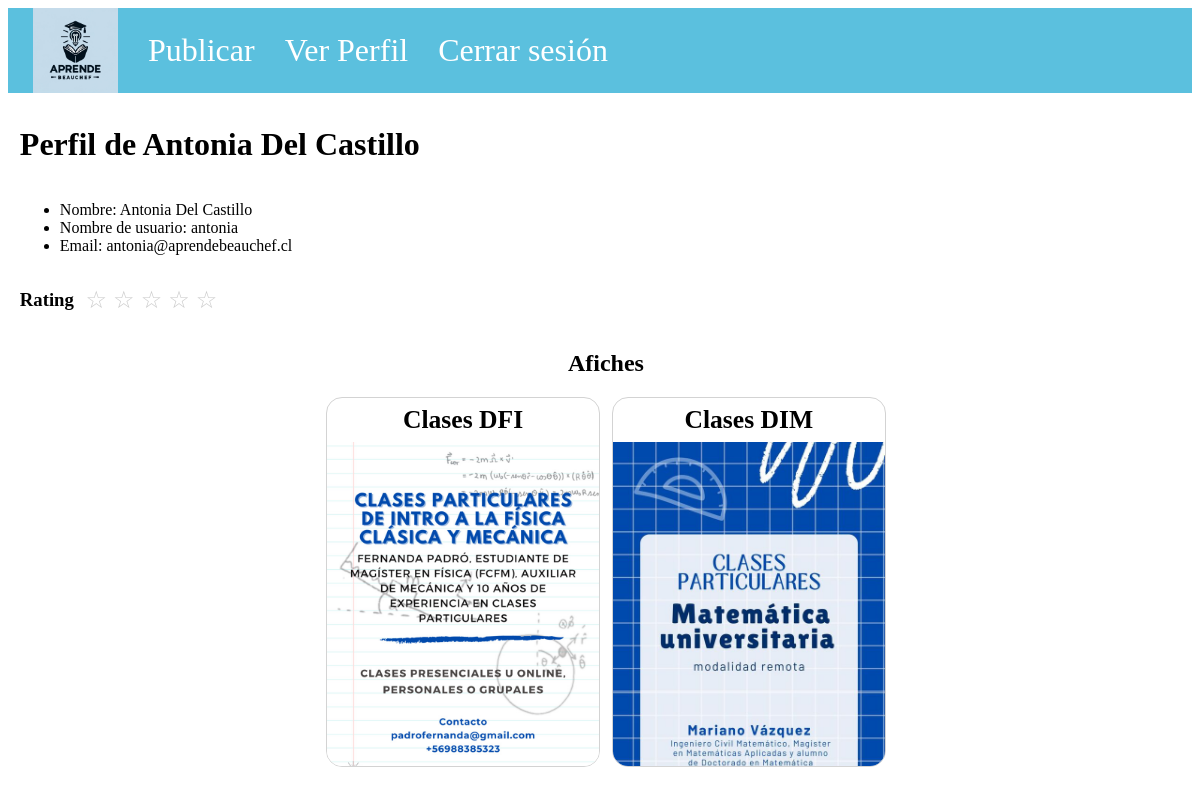
The app's page /profile/antonia/, older data.
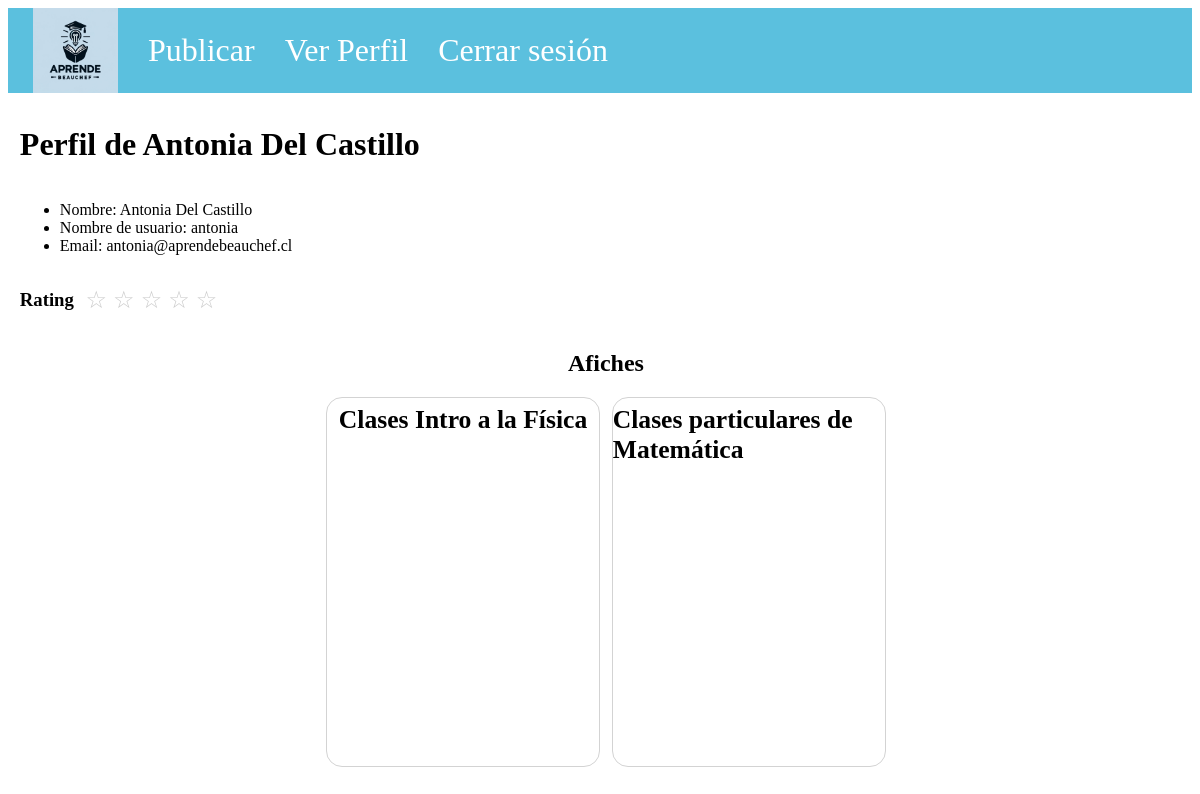
The same page, newer data.
### baseapp/models.py (models this page shows)
class Afiche(models.Model):
    url = models.FileField(upload_to='uploads/', editable=True)
    descripcion = models.CharField(max_length=200, blank=True)
    nombre = models.CharField(max_length=200)
    precio = models.IntegerField(default=0, editable=True)

### baseapp/views.py (the view)
# urls.py: path("profile/<str:tutorUsername>/", views.profile_view, name="profile"),
def profile_view(request, tutorUsername):
    user=request.user
    if user.username != tutorUsername:
        try:
            user = Usuario.objects.get(username=tutorUsername)
        except Usuario.DoesNotExist:
            print("Usuario does not exist")  # Debug line
            return HttpResponse("Usuario no existe")
    try:
        tutor = Tutor.objects.get(usuario=user)
        publicaciones = Publica.objects.filter(dicta__tutor=tutor).select_related('afiche')
        afiches = [publicacion.afiche for publicacion in publicaciones]
    except Tutor.DoesNotExist:
        tutor = None
        afiches = None
    return render(request, "profile.html", {'user': user, 'afiches': afiches, 'requesting_user': request.user})

### baseapp/static/templates/profile.html (shortened to what this page needs)
{%extends 'base_navbar.html'%}
{%block stylesheets%}
<link rel="stylesheet" type="text/css" href="/static/css/profile.css">
{%endblock%}
{%block content%}
<div class="profile-content">
    <div class="user-tittle">
        <h1 class="user-profile">Perfil de {{user.name}}</h1>
    </div>
    <div class="user-info">
        <ul>
            <li id="nombre">Nombre: {{user.name}}</li>
            <li id="username">Nombre de usuario: {{user.username}}</li>
            <li id="email">Email: {{user.email}}</li>
        </ul>
    </div>
    {%if afiches is not None%}
    <div class="rating-content">
        <h3 class="afiches"> Rating</h3>
        <div class="rating">
            <span class="star empty"></span>
            <span class="star empty"></span>
            <span class="star empty"></span>
            <span class="star empty"></span>
            <span class="star empty"></span>
        </div>
    </div>
    <h2 class="afiches"> Afiches </h2>
    <div class="afiches">
        {%for poster in afiches%}
        <article>
            <div class="container-titulo">
                <h2>{{poster.nombre}}</h2>
            </div>
            <div class="container-afiche">
                <img src="{{poster.url.url}}" alt="{{afiche.nombre}}">
            </div>
        </article>
        {%endfor%}
    </div>
    {%endif%}
</div>
{%endblock%}

Row changes from the older to the newer data that the page shows:
removed Afiche: nombre "Clases DFI", url (picture)
removed Afiche: nombre "Clases DIM", url (picture)
added Afiche: nombre "Clases Intro a la Física"
added Afiche: nombre "Clases particulares de Matemática"
